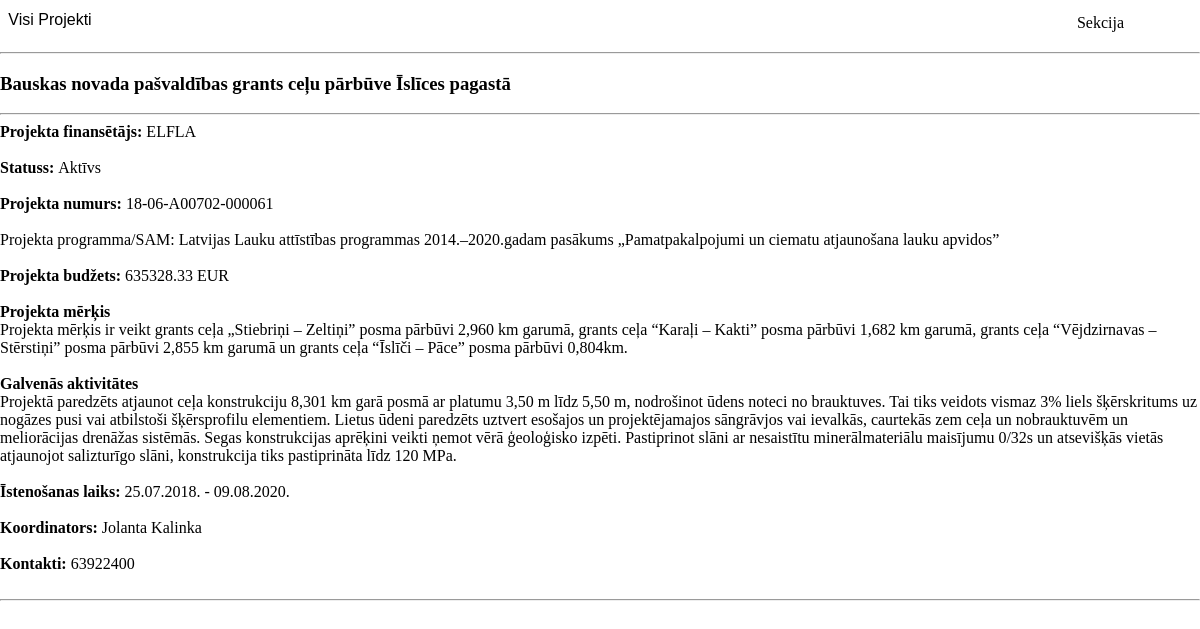
The page /individualAbout.php?id=2 on the database its author committed.
### tables this page shows
CREATE TABLE IF NOT EXISTS `projekti` (
  `ID` int(11) NOT NULL AUTO_INCREMENT,
  `Name` text NOT NULL,
  `Financer` text NOT NULL,
  `Status` text NOT NULL,
  `Number` text,
  `SAM` text,
  `Budget` bigint(11) DEFAULT NULL,
  `Purpose` text,
  `Activities` text,
  `StartDate` date DEFAULT NULL,
  `FinishDate` date DEFAULT NULL,
  `CoordinatorName` text,
  `CoordinatorContacts` text,
  `BudgetSpent` bigint(11) DEFAULT '0',
  `Entry` datetime NOT NULL DEFAULT CURRENT_TIMESTAMP,
  PRIMARY KEY (`ID`),
  KEY `ID` (`ID`)
);

### functions/function.php (called while the page is built, shortened)
<?php
  require_once "connect.php";
  function getProjects($id) {
    global $mysqli;
    if($id){
      $query = "SELECT * FROM projekti WHERE ID = ".$id;
    } else {
      $query = "SELECT * FROM projekti";
    }
    $result = mysqli_query($mysqli, $query);
    if(!$id){
      return resultToArray($result);
    }else{
      return mysqli_fetch_assoc($result);
    };
  };
 ?>

### individualAbout.php (the view, shortened to what this page needs)
<!DOCTYPE html>
<html lang="lv" dir="ltr">
  <head>
  <link href="css/buttons.css" rel="stylesheet">
    <?php
      require_once "functions/function.php";
      $projects = getProjects($_GET['id']);
      require_once "blocks/head.php";
     ?>
     <?php
      function intToMoney($amount){
      $money = floatval($amount) / 100;
      return $money;
      }
    ?>
  </head>
  <body>
    <a class="back-button" href="index.php"><span>Visi Projekti</span></a>
    <div class='dropdown'>
      <button class='dropbtn'>
        Sekcija
      </button>
    </div>
      <hr>
      <section class='b-content'>
      <div class='wrap'>
      <article class='b-article'>
      <h1 class='header-1'>
      <?php echo $projects["Name"]; ?>
      </h1>
      <hr>
      <div class='tr-details'>
      <b>Projekta finansētājs: </b>
      <?php echo $projects["Financer"]; ?>
      <br><br>
      <b>Statuss: </b>
      <?php echo $projects["Status"]; ?>
      <br><br>
      <b>Projekta numurs: </b>
      <?php echo $projects["Number"]; ?>
      <br><br>
      Projekta programma/SAM: </b>
      <?php echo $projects["SAM"]; ?>
      <br><br>
      <b>Projekta budžets: </b>
      <?php echo
      intToMoney($projects["Budget"]); ?>
      EUR <br><br>
      <b>Projekta mērķis</b> <br>
      <?php echo $projects["Purpose"]; ?>
      <br><br>
      <b>Galvenās aktivitātes</b> <br>
      <?php echo $projects["Activities"]; ?>
      <br><br>
      <b>Īstenošanas laiks: </b>
      <?php echo date("d.m.Y.", strtotime($projects["StartDate"])), " - ", date("d.m.Y.", strtotime($projects["FinishDate"])); ?>
      <br><br>
      <b>Koordinators: </b>
      <?php echo $projects["CoordinatorName"]; ?>
      <br><br>
      <b>Kontakti: </b>
      <?php echo $projects["CoordinatorContacts"]; ?>
      <br><br>
      </div>
      <hr>
      </article>
      </div>
     </section>
  </body>
</html>

### css/buttons.css (style rules this page uses)
.dropdown { float: right; overflow: hidden; margin-right: 5%; }
.dropdown .dropbtn { font-size: 16px; border: none; outline: none; color: black; padding: 14px 16px; background-color: inherit; font-family: inherit; margin: 0; }
.back-button { position:relative; display:inline-block; width:100px; height:40px; background-color:#ffffff; line-height:39px; font-family:'arial'; text-align:center; text-decoration:none; cursor: pointer; border-radius: 4px; overflow:hidden; font-size: 16px; color: black; }
.back-button:after { position:absolute; display:block; content:""; width:100%; height:1px; background-color:#42b883; transform:scale3d(0,1,1); transform-origin:left; transition:transform .3s; }

### css/style.css (style rules this page uses)
body { margin: 0px; }
.dropdown { float: right; overflow: hidden; }
.dropdown .dropbtn { font-size: 16px; border: none; outline: none; color: black; padding: 14px 16px; background-color: inherit; font-family: inherit; margin: 0; }

### rows shown on the page
projekti: Name "Bauskas novada pašvaldības grants ceļu pārbūve Īslīces pagastā", Financer "ELFLA", Status "Aktīvs", Number "18-06-A00702-000061", SAM "Latvijas Lauku attīstības programmas 2014.–2020.gadam pasākums „Pamatpakalpojumi un ciematu atjaunošana lauku apvidos”", Budget "635328.33", Purpose "Projekta mērķis ir veikt grants ceļa „Stiebriņi – Zeltiņi” posma pārbūvi 2,960 km garumā, grants ceļa “Karaļi – Kakti” posma pārbūvi 1,682 km garumā, grants ceļa “Vējdzirnavas – Stērstiņi” posma pārbūvi 2,855 km garumā un grants ceļa “Īslīči – Pāce” posma pārbūvi 0,804km.", Activities "Projektā paredzēts atjaunot ceļa konstrukciju 8,301 km garā posmā ar platumu 3,50 m līdz 5,50 m, nodrošinot ūdens noteci no brauktuves. Tai tiks veidots vismaz 3% liels šķērskritums uz nogāzes pusi vai atbilstoši šķērsprofilu elementiem. Lietus ūdeni paredzēts uztvert esošajos un projektējamajos sāngrāvjos vai ievalkās, caurtekās zem ceļa un nobrauktuvēm un meliorācijas drenāžas sistēmās. Segas konstrukcijas aprēķini veikti ņemot vērā ģeoloģisko izpēti. Pastiprinot slāni ar nesaistītu minerālmateriālu maisījumu 0/32s un atsevišķās vietās atjaunojot salizturīgo slāni, konstrukcija tiks pastiprināta līdz 120 MPa.", StartDate "25.07.2018.", FinishDate "09.08.2020.", CoordinatorName "Jolanta Kalinka", CoordinatorContacts "63922400"
